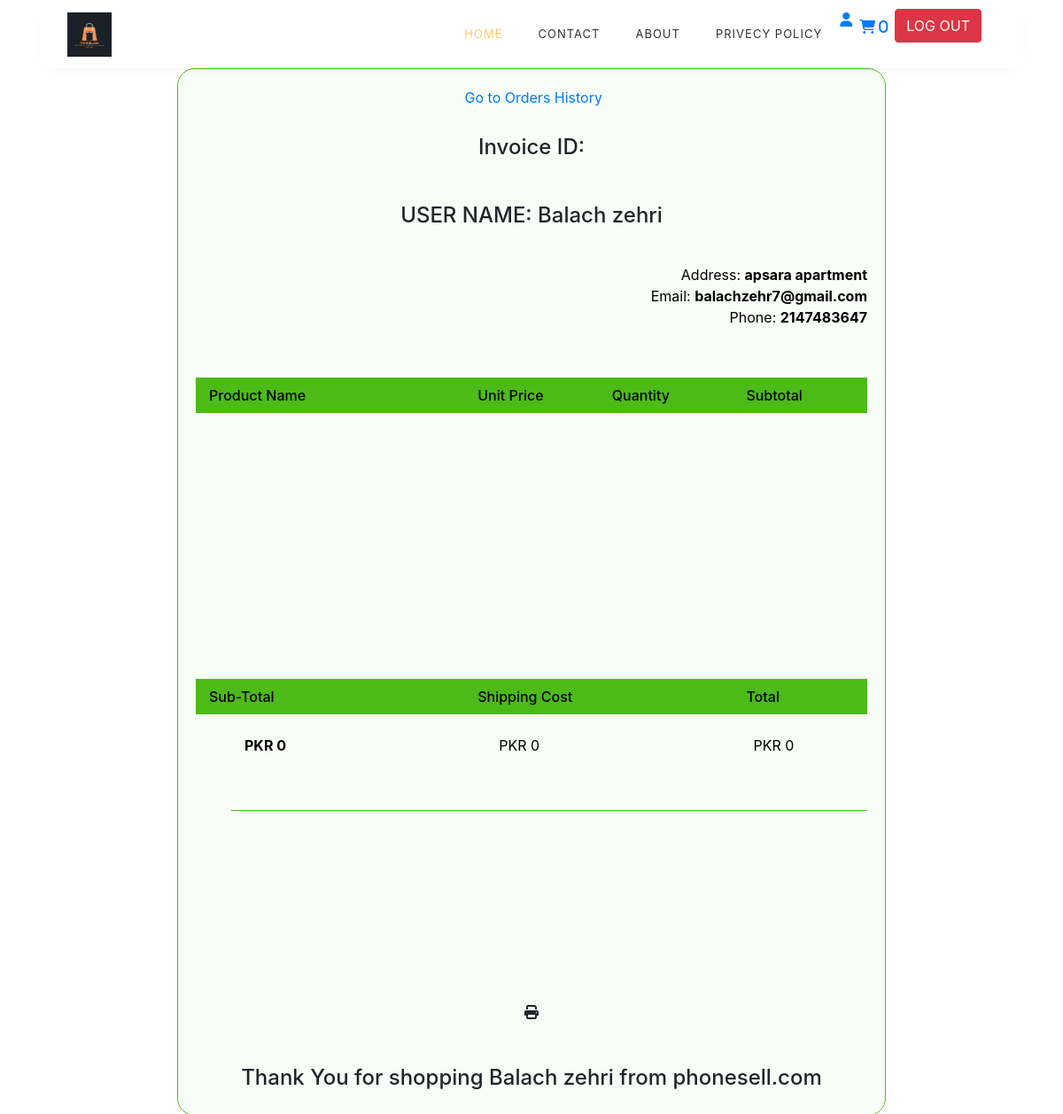
Screenshot of /invoice.php (signed in) with the database file from the repository.
### tables this page shows
CREATE TABLE `users` (
  `id` int(11) NOT NULL,
  `full_name` varchar(255) NOT NULL,
  `email` varchar(255) NOT NULL,
  `phone` int(11) NOT NULL,
  `password` varchar(255) NOT NULL,
  `role` varchar(10) NOT NULL,
  `address` varchar(255) NOT NULL
);

### invoice.php (the view, shortened to what this page needs)
<?php
include 'config.php';
include 'navs1.php';
$id = $_SESSION["user_id"];
$query = "SELECT * FROM users where id='$id' ";
$result = $conn->query($query);
if($result->num_rows > 0){
    foreach($result as $row){
        $full_name = $row['full_name'];
        $email = $row['email'];
        $phone = $row['phone'];
		$address = $row['address'];
?>
<?php
							}
						}
						?>
<?php
$order_id = $_GET['order_id'];
$query = "SELECT * FROM orders WHERE id = '$order_id'";
$orders = $conn->query($query);
$orders = mysqli_fetch_assoc($orders);
?>
<!DOCTYPE html>
<html lang="en">
<head>
	<link rel="stylesheet" href="https://cdn.jsdelivr.net/npm/bootstrap@4.0.0/dist/css/bootstrap.min.css">
</head>
<body class="goto-here">
	<div class="container">
		<div class="invoice-wrap mb-5">
			<div class="invoice-box">
				<div class="invoice-header">
					<div class="logo text-center">
						<a href="user_orders.php"><span class="ion-ios-arrow-back"></span> &nbsp;Go to Orders History</a>
					</div>
				</div>
				<h4 class="text-center mb-5 font-weight-600">Invoice ID: <?php echo $order_id ?></h4>
				<h4 class="text-center mb-5 font-weight-600">USER NAME: <?php echo $full_name ?></h4>
				<div class="row pb-5 invoice_details_text">
					<div class="col-md-6">
					</div>
					<div class="col-md-6">
						<div class="text-right">
							<p class="mb-3">Address: <strong><?php echo $address ?></strong></p>
							<p class="mb-3">Email: <strong><?php echo $email ?></strong></p>
							<p class="mb-3">Phone: <strong><?php echo $phone ?></strong></p>
						</div>
					</div>
				</div>
				<div class="invoice-desc">
					<div class="invoice-desc-head clearfix">
						<div class="invoice-sub">Product Name</div>
						<div class="invoice-rate">Unit Price</div>
						<div class="invoice-hours">Quantity</div>
						<div class="invoice-subtotal">Subtotal</div>
					</div>
					<div class="invoice-desc-body">
					</div>
					<div class="invoice-desc-footer">
					<div class="invoice-desc-head clearfix">
						<div class="invoice-sub">Sub-Total</div>
                            <div class="invoice-rate">Shipping Cost</div>
                            <div class="invoice-subtotal">Total</div>
					</div>
					<div class="invoice-desc-body">
						<ul>
							<li class="clearfix">
								<div class="invoice-sub">
									<p class="font-14 mb-5"><strong class="weight-600">PKR <?php echo number_format($orders["total"]); ?></strong></p>
								</div>
								<div class="invoice-rate font-20 weight-600">PKR <?php echo number_format($orders["delivery_charges"]); ?></div>
								<div class="invoice-subtotal main_total"><span class="weight-600 font-24">PKR <?php echo number_format($orders["delivery_charges"] + $orders["total"]); ?></span></div>
							</li>
						</ul>
					</div>
				</div>
				</div>
				<div class="text-center mt-4">
					<i class="fas fa-print" onclick="window.print()"></i>
				</div>
				<h4 class="text-center mt-5">Thank You for shopping <?php echo $full_name ?> from phonesell.com</h4>
			</div>
		</div>
	</div>
</body>
</html>

### invoice.php (style rules this page uses)
.invoice-wrap { overflow: auto; }
.invoice-wrap ul li { list-style-type: none !important; color: black !important; }
.invoice-box { background: #f9fdf8; width: 100%; max-width: 800px; margin: 0 auto; padding: 20px; border: 1px solid #4cbb17; border-radius: 20px; }
.invoice-header { padding-bottom: 30px; }
.invoice-desc .invoice-sub { width: 40%; float: left; padding: 8px 15px; }
.invoice-desc .invoice-hours, .invoice-desc .invoice-rate { width: 20%; float: left; padding: 8px 15px; }
.invoice-desc .invoice-subtotal { width: 20%; float: right; padding: 8px 15px; }
.invoice-desc .invoice-desc-head { background: #4cbb17; font-weight: 500; color: black; }
.invoice-desc .invoice-desc-body { padding-top: 15px; min-height: 300px; }
.invoice-desc .invoice-desc-footer .invoice-desc-body { padding-bottom: 0; }
.invoice_details_text { color: black; line-height: 8px; }
.invoice-desc .invoice-desc-body ul li { border-bottom: 1px solid #4cbb17; padding-bottom: 5px; }

### rows the page displays
users: full_name "Balach zehri", address "apsara apartment", email "balachzehr7@gmail.com", phone "2147483647"

### other values shown
$orders["total"] "0"
$orders["delivery_charges"] "0"
$orders["delivery_charges"] + $orders["total"] "0"
